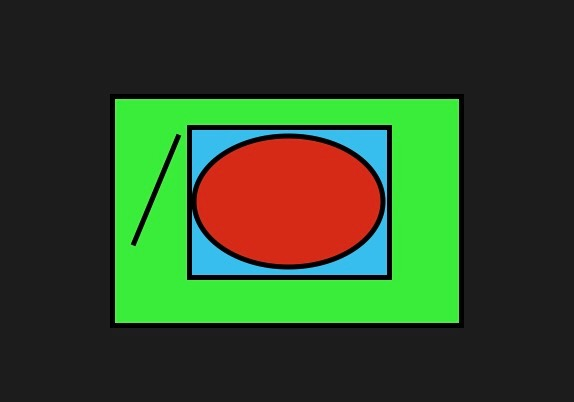
#> input picture Images/flippable.jpeg, 574 x 402 px
$ jupyter execute CV_1_Understanding_Image_Representation.ipynb
#> lines starting #> are read from the running program, lines starting #| are printed output that depends on the picture
<a href="https://colab.research.google.com/github/mithunkumarsr/LearnComputerVisionWithMithun/blob/main/CV_1_Understanding_Image_Representation.ipynb" target="_parent"></a>

# Understanding Image Representation

[cell 1]
# Step 1: Load Required Libraries
import cv2  # OpenCV for image processing
import numpy as np
import matplotlib.pyplot as plt

# Function to display images
def show_image(img, title="Image"):
    plt.figure(figsize=(8, 8))
    if len(img.shape) == 3:  # Color image
        plt.imshow(cv2.cvtColor(img, cv2.COLOR_BGR2RGB))
    else:  # Grayscale image
        plt.imshow(img, cmap='gray')
    plt.title(title)
    plt.axis("off")
    plt.show()

[cell 2]
# Step 2: Load an Image
# TASK: Uncomment the following lines and load the image "sample_image.jpg" into the variable 'image'

image = cv2.imread('Images/flippable.jpeg')  # Replace 'sample_image.jpg' with the path to your image
#> image is the input picture: shape (402, 574, 3); mean B, G, R 39.7, 73.4, 49
show_image(image, "Original Image")

# Question: What are the dimensions of the image? Use the .shape property of the image.
# Example: (Height, Width, Channels)
print("Image Dimensions:", image.shape)
#| Image Dimensions: (402, 574, 3)

[cell 3]
# Step 3: Convert the Image to Grayscale
# TASK: Convert the loaded image to grayscale using cv2.COLOR_BGR2GRAY


grayscale_image = cv2.cvtColor(image, cv2.COLOR_BGR2GRAY)
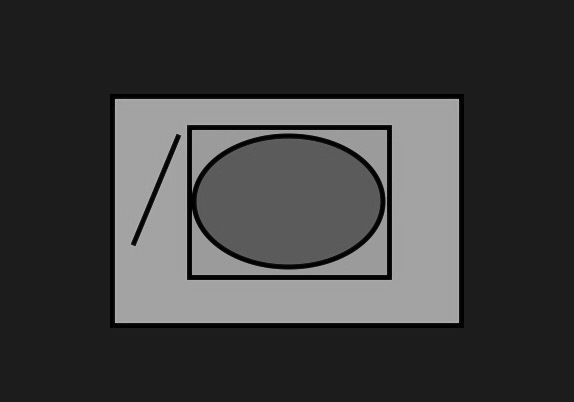
#> grayscale_image: shape (402, 574); min 0, max 183, mean 62.2
show_image(grayscale_image, "Grayscale Image")

print(grayscale_image.shape)
#| (402, 574)
# Question: Why does the grayscale image only have one channel? Discuss.

[cell 4]
# Step 4: Represent the Image as a Matrix
# TASK: Display the grayscale image matrix using NumPy.
# Use print() or plt.imshow() to observe pixel intensity values.

print("Grayscale Image Matrix:")
print(grayscale_image)
#> (printed output is left out)

# Optional TASK: Display the top-left 10x10 portion of the matrix.
# Hint: Use array slicing ([:10, :10]).

print(grayscale_image[:10, :10])
#| [[28 28 28 28 28 28 28 28 28 28]
#|  [28 28 28 28 28 28 28 28 28 28]
#|  [28 28 28 28 28 28 28 28 28 28]
#|  [28 28 28 28 28 28 28 28 28 28]
#|  [28 28 28 28 28 28 28 28 28 28]
#|  [28 28 28 28 28 28 28 28 28 28]
#|  [28 28 28 28 28 28 28 28 28 28]
#|  [28 28 28 28 28 28 28 28 28 28]
#|  [28 28 28 28 28 28 28 28 28 28]
#|  [28 28 28 28 28 28 28 28 28 28]]

[cell 5]
# Step 5: Perform Image Manipulations
# TASK 1: Flip the Image Horizontally and Vertically
horizontal_flip = cv2.flip(image, flipCode=1)  # Hint: Use cv2.flip with code 1 for horizontal
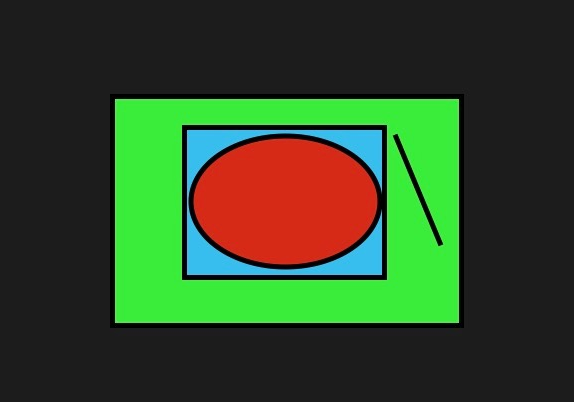
#> horizontal_flip: shape (402, 574, 3); mean B, G, R 39.7, 73.4, 49
vertical_flip = cv2.flip(image, flipCode=0)  # Hint: Use cv2.flip with code 0 for vertical
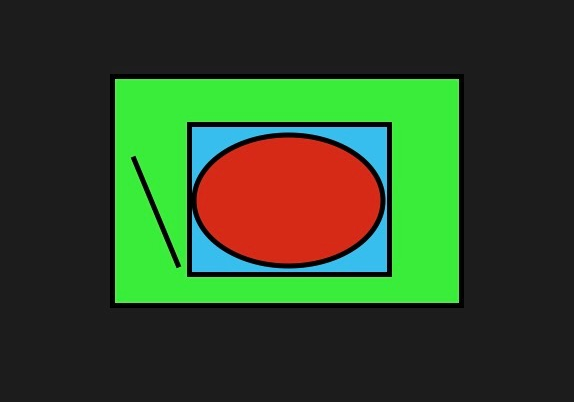
#> vertical_flip: shape (402, 574, 3); mean B, G, R 39.7, 73.4, 49

show_image(horizontal_flip, "Horizontally Flipped Image")
show_image(vertical_flip, "Vertically Flipped Image")

# TASK 2: Crop the Image
# Crop the grayscale image to the central 100x100 region.
# HINT: Use array slicing and the .shape property to calculate the center.

# Calculate center
center_y, center_x = grayscale_image.shape[0] // 2, grayscale_image.shape[1] // 2
#> center_y = 201; center_x = 287
# Define half size of the patch
half_size = 100//2

# Extract 100x100 center patch
center_crop = grayscale_image[center_y - half_size:center_y + half_size,
                     center_x - half_size:center_x + half_size]
show_image(center_crop, "Cropped Image")

[cell 6]
# Step 6: Explore Color Spaces
# TASK: Convert the original image to the HSV color space and display it.
hsv_image = cv2.cvtColor(image, cv2.COLOR_BGR2HSV)
#> hsv_image: shape (402, 574, 3); mean H, S, V 20, 72.8, 88.6
show_image(hsv_image, "HSV Image")
#> in show_image (call 6), `plt.show()`:
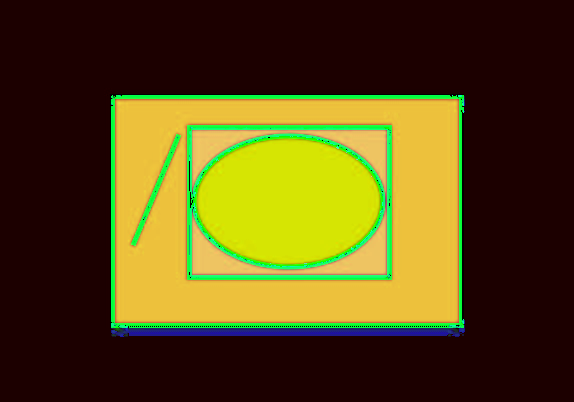
#> shown: shape (402, 574, 3); mean R, G, B 88.6, 72.8, 20

# Optional TASK: Split the HSV image into its three channels (Hue, Saturation, Value).
# Display each channel separately.
# Hint: Use cv2.split()
h,s,v= cv2.split(hsv_image)
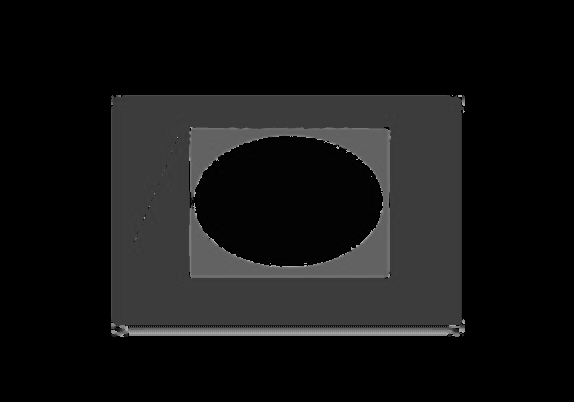
#> h: shape (402, 574); min 0, max 179, mean 20
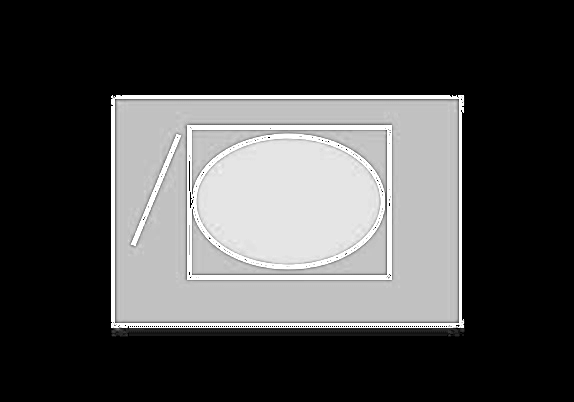
#> s: shape (402, 574); min 0, max 255, mean 72.8
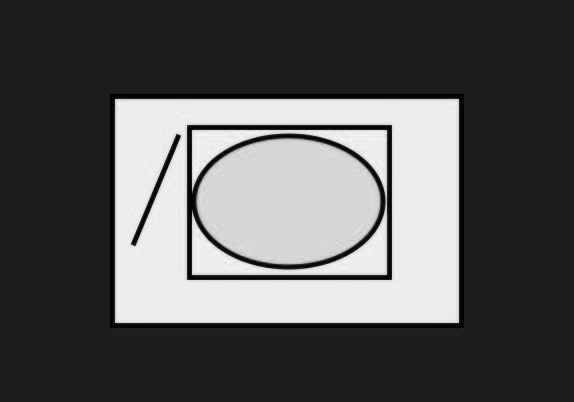
#> v: shape (402, 574); min 0, max 253, mean 88.6

print(h,s,v)
#> (printed output is left out)
